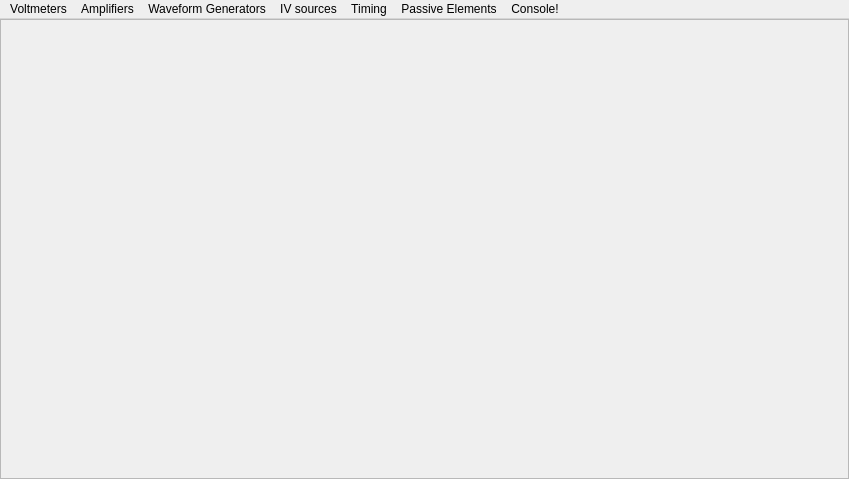
<?xml version="1.0" encoding="UTF-8"?>
<ui version="4.0">
 <class>MainWindow</class>
 <widget class="QMainWindow" name="MainWindow">
  <property name="windowModality">
   <enum>Qt::NonModal</enum>
  </property>
  <property name="geometry">
   <rect>
    <x>0</x>
    <y>0</y>
    <width>849</width>
    <height>479</height>
   </rect>
  </property>
  <property name="windowTitle">
   <string>Experiments</string>
  </property>
  <property name="styleSheet">
   <string notr="true"> QPushButton{ background-image: url(:/images/bt_01_off.png);}
 QPushButton:pressed {background-image:url(:/images/bt_01_on.png);}
QFrame{background-color: rgb(21, 107, 113);}

 QDockWidget {
     border: 1px solid lightgray;
 }

 QDockWidget::title {
     text-align: left; /* align the text to the left */
     background: lightgray;
     padding-left: 5px;
	height:6px;
 }

 QDockWidget::close-button, QDockWidget::float-button {
     border: 1px solid transparent;
     background: darkgray;
     padding: 0px;
 }

 QDockWidget::close-button:hover, QDockWidget::float-button:hover {
     background: gray;
 }

 QDockWidget::close-button:pressed, QDockWidget::float-button:pressed {
     padding: 1px -1px -1px 1px;
 }

QProgressBar {	border: 1px solid black;		text-align: top;
				padding: 1px;
				border-bottom-right-radius: 7px;
				border-bottom-left-radius: 7px;
				background: QLinearGradient( x1: 0, y1: 0, x2: 0, y2: 1,
				stop: 0 #fff,
				stop: 0.4999 #eee,
				stop: 0.5 #ddd,
				stop: 1 #eee );
				width: 15px;
				}

QProgressBar::chunk {
				background: QLinearGradient( x1: 0, y1: 0, x2: 0, y2: 1,
				stop: 0 #78d,
				stop: 0.4999 #46a,
				stop: 0.5 #45a,
				stop: 1 #238 );
				border-bottom-right-radius: 7px;
				border-bottom-left-radius: 7px;
				border: 1px solid black;
				}
			

border-color: rgb(29, 122, 162);
</string>
  </property>
  <property name="documentMode">
   <bool>false</bool>
  </property>
  <property name="dockOptions">
   <set>QMainWindow::AllowTabbedDocks|QMainWindow::AnimatedDocks</set>
  </property>
  <property name="unifiedTitleAndToolBarOnMac">
   <bool>false</bool>
  </property>
  <widget class="QWidget" name="centralwidget">
   <property name="sizePolicy">
    <sizepolicy hsizetype="Preferred" vsizetype="Preferred">
     <horstretch>0</horstretch>
     <verstretch>0</verstretch>
    </sizepolicy>
   </property>
   <layout class="QHBoxLayout" name="horizontalLayout_2">
    <property name="spacing">
     <number>0</number>
    </property>
    <property name="margin">
     <number>0</number>
    </property>
    <item>
     <widget class="QScrollArea" name="scrollArea">
      <property name="styleSheet">
       <string notr="true"/>
      </property>
      <property name="widgetResizable">
       <bool>true</bool>
      </property>
      <widget class="QWidget" name="scrollAreaWidgetContents_2">
       <property name="geometry">
        <rect>
         <x>0</x>
         <y>0</y>
         <width>847</width>
         <height>452</height>
        </rect>
       </property>
       <property name="sizePolicy">
        <sizepolicy hsizetype="Preferred" vsizetype="Expanding">
         <horstretch>0</horstretch>
         <verstretch>0</verstretch>
        </sizepolicy>
       </property>
       <layout class="QVBoxLayout" name="verticalLayout">
        <property name="spacing">
         <number>0</number>
        </property>
        <property name="margin">
         <number>0</number>
        </property>
        <item>
         <widget class="QSplitter" name="graph_splitter">
          <property name="orientation">
           <enum>Qt::Vertical</enum>
          </property>
         </widget>
        </item>
       </layout>
      </widget>
     </widget>
    </item>
   </layout>
  </widget>
  <widget class="QMenuBar" name="menuBar">
   <property name="geometry">
    <rect>
     <x>0</x>
     <y>0</y>
     <width>849</width>
     <height>25</height>
    </rect>
   </property>
   <widget class="QMenu" name="menuVoltmeters_2">
    <property name="title">
     <string>Voltmeters</string>
    </property>
    <addaction name="actionCH1meter"/>
    <addaction name="actionCH2meter"/>
    <addaction name="actionCH3meter"/>
    <addaction name="actionCH4meter"/>
    <addaction name="actionCH5meter"/>
    <addaction name="actionAll_of_Them"/>
   </widget>
   <widget class="QMenu" name="menuAmplifiers_2">
    <property name="title">
     <string>Amplifiers</string>
    </property>
    <addaction name="actionCH1"/>
    <addaction name="actionCH2"/>
    <addaction name="actionCH3"/>
    <addaction name="actionCH4"/>
    <addaction name="actionCH5"/>
   </widget>
   <widget class="QMenu" name="menuWaveform_Generators_2">
    <property name="title">
     <string>Waveform Generators</string>
    </property>
    <addaction name="actionSineWave"/>
   </widget>
   <widget class="QMenu" name="menuIV_sources">
    <property name="title">
     <string>IV sources</string>
    </property>
    <addaction name="actionPVS_1"/>
    <addaction name="actionPVS_2"/>
    <addaction name="actionPVS_3"/>
    <addaction name="actionPCS"/>
   </widget>
   <widget class="QMenu" name="menuPassive_Elements">
    <property name="title">
     <string>Passive Elements</string>
    </property>
    <addaction name="actionInductance"/>
   </widget>
   <widget class="QMenu" name="menuTiming">
    <property name="title">
     <string>Timing</string>
    </property>
    <addaction name="actionFrequency"/>
    <addaction name="actionR2R_time"/>
    <addaction name="actionF2F_time"/>
    <addaction name="actionPulse_Width"/>
    <addaction name="actionDuty_Cycle"/>
    <addaction name="actionHigh_Frequency"/>
   </widget>
   <widget class="QMenu" name="menuConsole">
    <property name="title">
     <string>Console!</string>
    </property>
    <addaction name="actionInsert_Console"/>
   </widget>
   <addaction name="menuVoltmeters_2"/>
   <addaction name="menuAmplifiers_2"/>
   <addaction name="menuWaveform_Generators_2"/>
   <addaction name="menuIV_sources"/>
   <addaction name="menuTiming"/>
   <addaction name="menuPassive_Elements"/>
   <addaction name="menuConsole"/>
  </widget>
  <action name="actionAdd_Button">
   <property name="text">
    <string>Insert Console</string>
   </property>
  </action>
  <action name="actionInsert_Console">
   <property name="text">
    <string>Insert Console</string>
   </property>
  </action>
  <action name="actionDigital_outputs">
   <property name="text">
    <string>digital outputs</string>
   </property>
  </action>
  <action name="actionCH1">
   <property name="text">
    <string>CH1</string>
   </property>
  </action>
  <action name="actionCH2">
   <property name="text">
    <string>CH2</string>
   </property>
  </action>
  <action name="actionCH3">
   <property name="text">
    <string>CH3</string>
   </property>
  </action>
  <action name="actionCH4">
   <property name="text">
    <string>CH4</string>
   </property>
  </action>
  <action name="actionCH5">
   <property name="text">
    <string>Sensors (CH5-CH9,PCS)</string>
   </property>
  </action>
  <action name="actionCH2meter">
   <property name="text">
    <string>CH2meter</string>
   </property>
  </action>
  <action name="actionCH3meter">
   <property name="text">
    <string>CH3meter</string>
   </property>
  </action>
  <action name="actionCH4meter">
   <property name="text">
    <string>CH4meter</string>
   </property>
  </action>
  <action name="actionCH5meter">
   <property name="text">
    <string>CH5meter</string>
   </property>
  </action>
  <action name="actionCH1meter">
   <property name="text">
    <string>CH1meter</string>
   </property>
  </action>
  <action name="actionAll_of_Them">
   <property name="text">
    <string>All</string>
   </property>
  </action>
  <action name="actionInductance">
   <property name="text">
    <string>Inductance</string>
   </property>
  </action>
  <action name="actionR2R_time">
   <property name="text">
    <string>R2R time</string>
   </property>
  </action>
  <action name="actionF2F_time">
   <property name="text">
    <string>F2F time</string>
   </property>
  </action>
  <action name="actionFrequency">
   <property name="text">
    <string>Frequency</string>
   </property>
  </action>
  <action name="actionPulse_Width">
   <property name="text">
    <string>Pulse Width</string>
   </property>
  </action>
  <action name="actionDuty_Cycle">
   <property name="text">
    <string>Duty Cycle</string>
   </property>
  </action>
  <action name="actionHigh_Frequency">
   <property name="text">
    <string>High Frequency</string>
   </property>
  </action>
  <action name="actionSineWave">
   <property name="text">
    <string>sine wave</string>
   </property>
  </action>
  <action name="actionPVS_1">
   <property name="text">
    <string>PVS 1</string>
   </property>
  </action>
  <action name="actionPVS_2">
   <property name="text">
    <string>PVS 2</string>
   </property>
  </action>
  <action name="actionPVS_3">
   <property name="text">
    <string>PVS 3</string>
   </property>
  </action>
  <action name="actionPCS">
   <property name="text">
    <string>PCS</string>
   </property>
  </action>
 </widget>
 <resources>
  <include location="jui.rc"/>
 </resources>
 <connections>
  <connection>
   <sender>actionInsert_Console</sender>
   <signal>triggered()</signal>
   <receiver>MainWindow</receiver>
   <slot>addConsole()</slot>
   <hints>
    <hint type="sourcelabel">
     <x>-1</x>
     <y>-1</y>
    </hint>
    <hint type="destinationlabel">
     <x>445</x>
     <y>248</y>
    </hint>
   </hints>
  </connection>
  <connection>
   <sender>actionCH1</sender>
   <signal>triggered()</signal>
   <receiver>MainWindow</receiver>
   <slot>widget_ch1()</slot>
   <hints>
    <hint type="sourcelabel">
     <x>-1</x>
     <y>-1</y>
    </hint>
    <hint type="destinationlabel">
     <x>410</x>
     <y>239</y>
    </hint>
   </hints>
  </connection>
  <connection>
   <sender>actionCH2</sender>
   <signal>triggered()</signal>
   <receiver>MainWindow</receiver>
   <slot>widget_ch2()</slot>
   <hints>
    <hint type="sourcelabel">
     <x>-1</x>
     <y>-1</y>
    </hint>
    <hint type="destinationlabel">
     <x>410</x>
     <y>239</y>
    </hint>
   </hints>
  </connection>
  <connection>
   <sender>actionCH3</sender>
   <signal>triggered()</signal>
   <receiver>MainWindow</receiver>
   <slot>widget_ch3()</slot>
   <hints>
    <hint type="sourcelabel">
     <x>-1</x>
     <y>-1</y>
    </hint>
    <hint type="destinationlabel">
     <x>410</x>
     <y>239</y>
    </hint>
   </hints>
  </connection>
  <connection>
   <sender>actionCH4</sender>
   <signal>triggered()</signal>
   <receiver>MainWindow</receiver>
   <slot>widget_ch4()</slot>
   <hints>
    <hint type="sourcelabel">
     <x>-1</x>
     <y>-1</y>
    </hint>
    <hint type="destinationlabel">
     <x>410</x>
     <y>239</y>
    </hint>
   </hints>
  </connection>
  <connection>
   <sender>actionCH5</sender>
   <signal>triggered()</signal>
   <receiver>MainWindow</receiver>
   <slot>widget_ch5()</slot>
   <hints>
    <hint type="sourcelabel">
     <x>-1</x>
     <y>-1</y>
    </hint>
    <hint type="destinationlabel">
     <x>410</x>
     <y>239</y>
    </hint>
   </hints>
  </connection>
  <connection>
   <sender>actionCH2meter</sender>
   <signal>triggered()</signal>
   <receiver>MainWindow</receiver>
   <slot>widget_volt2()</slot>
   <hints>
    <hint type="sourcelabel">
     <x>-1</x>
     <y>-1</y>
    </hint>
    <hint type="destinationlabel">
     <x>410</x>
     <y>239</y>
    </hint>
   </hints>
  </connection>
  <connection>
   <sender>actionCH3meter</sender>
   <signal>triggered()</signal>
   <receiver>MainWindow</receiver>
   <slot>widget_volt3()</slot>
   <hints>
    <hint type="sourcelabel">
     <x>-1</x>
     <y>-1</y>
    </hint>
    <hint type="destinationlabel">
     <x>410</x>
     <y>239</y>
    </hint>
   </hints>
  </connection>
  <connection>
   <sender>actionCH4meter</sender>
   <signal>triggered()</signal>
   <receiver>MainWindow</receiver>
   <slot>widget_volt4()</slot>
   <hints>
    <hint type="sourcelabel">
     <x>-1</x>
     <y>-1</y>
    </hint>
    <hint type="destinationlabel">
     <x>410</x>
     <y>239</y>
    </hint>
   </hints>
  </connection>
  <connection>
   <sender>actionCH5meter</sender>
   <signal>triggered()</signal>
   <receiver>MainWindow</receiver>
   <slot>widget_volt5()</slot>
   <hints>
    <hint type="sourcelabel">
     <x>-1</x>
     <y>-1</y>
    </hint>
    <hint type="destinationlabel">
     <x>410</x>
     <y>239</y>
    </hint>
   </hints>
  </connection>
  <connection>
   <sender>actionCH1meter</sender>
   <signal>triggered()</signal>
   <receiver>MainWindow</receiver>
   <slot>widget_volt1()</slot>
   <hints>
    <hint type="sourcelabel">
     <x>-1</x>
     <y>-1</y>
    </hint>
    <hint type="destinationlabel">
     <x>410</x>
     <y>239</y>
    </hint>
   </hints>
  </connection>
  <connection>
   <sender>actionAll_of_Them</sender>
   <signal>triggered()</signal>
   <receiver>MainWindow</receiver>
   <slot>widget_voltAll()</slot>
   <hints>
    <hint type="sourcelabel">
     <x>-1</x>
     <y>-1</y>
    </hint>
    <hint type="destinationlabel">
     <x>410</x>
     <y>239</y>
    </hint>
   </hints>
  </connection>
  <connection>
   <sender>actionSineWave</sender>
   <signal>triggered()</signal>
   <receiver>MainWindow</receiver>
   <slot>widget_sine()</slot>
   <hints>
    <hint type="sourcelabel">
     <x>-1</x>
     <y>-1</y>
    </hint>
    <hint type="destinationlabel">
     <x>410</x>
     <y>239</y>
    </hint>
   </hints>
  </connection>
  <connection>
   <sender>actionInductance</sender>
   <signal>triggered()</signal>
   <receiver>MainWindow</receiver>
   <slot>widget_inductance()</slot>
   <hints>
    <hint type="sourcelabel">
     <x>-1</x>
     <y>-1</y>
    </hint>
    <hint type="destinationlabel">
     <x>410</x>
     <y>239</y>
    </hint>
   </hints>
  </connection>
  <connection>
   <sender>actionFrequency</sender>
   <signal>triggered()</signal>
   <receiver>MainWindow</receiver>
   <slot>widget_freq()</slot>
   <hints>
    <hint type="sourcelabel">
     <x>-1</x>
     <y>-1</y>
    </hint>
    <hint type="destinationlabel">
     <x>410</x>
     <y>239</y>
    </hint>
   </hints>
  </connection>
  <connection>
   <sender>actionHigh_Frequency</sender>
   <signal>triggered()</signal>
   <receiver>MainWindow</receiver>
   <slot>widget_high_freq()</slot>
   <hints>
    <hint type="sourcelabel">
     <x>-1</x>
     <y>-1</y>
    </hint>
    <hint type="destinationlabel">
     <x>410</x>
     <y>239</y>
    </hint>
   </hints>
  </connection>
  <connection>
   <sender>actionR2R_time</sender>
   <signal>triggered()</signal>
   <receiver>MainWindow</receiver>
   <slot>widget_r2rtime()</slot>
   <hints>
    <hint type="sourcelabel">
     <x>-1</x>
     <y>-1</y>
    </hint>
    <hint type="destinationlabel">
     <x>410</x>
     <y>239</y>
    </hint>
   </hints>
  </connection>
  <connection>
   <sender>actionF2F_time</sender>
   <signal>triggered()</signal>
   <receiver>MainWindow</receiver>
   <slot>widget_f2ftime()</slot>
   <hints>
    <hint type="sourcelabel">
     <x>-1</x>
     <y>-1</y>
    </hint>
    <hint type="destinationlabel">
     <x>410</x>
     <y>239</y>
    </hint>
   </hints>
  </connection>
  <connection>
   <sender>actionPulse_Width</sender>
   <signal>triggered()</signal>
   <receiver>MainWindow</receiver>
   <slot>widget_pulse()</slot>
   <hints>
    <hint type="sourcelabel">
     <x>-1</x>
     <y>-1</y>
    </hint>
    <hint type="destinationlabel">
     <x>410</x>
     <y>239</y>
    </hint>
   </hints>
  </connection>
  <connection>
   <sender>actionDuty_Cycle</sender>
   <signal>triggered()</signal>
   <receiver>MainWindow</receiver>
   <slot>widget_dutycycle()</slot>
   <hints>
    <hint type="sourcelabel">
     <x>-1</x>
     <y>-1</y>
    </hint>
    <hint type="destinationlabel">
     <x>410</x>
     <y>239</y>
    </hint>
   </hints>
  </connection>
  <connection>
   <sender>actionPVS_1</sender>
   <signal>triggered()</signal>
   <receiver>MainWindow</receiver>
   <slot>widget_pvs1()</slot>
   <hints>
    <hint type="sourcelabel">
     <x>-1</x>
     <y>-1</y>
    </hint>
    <hint type="destinationlabel">
     <x>410</x>
     <y>239</y>
    </hint>
   </hints>
  </connection>
  <connection>
   <sender>actionPVS_2</sender>
   <signal>triggered()</signal>
   <receiver>MainWindow</receiver>
   <slot>widget_pvs2()</slot>
   <hints>
    <hint type="sourcelabel">
     <x>-1</x>
     <y>-1</y>
    </hint>
    <hint type="destinationlabel">
     <x>410</x>
     <y>239</y>
    </hint>
   </hints>
  </connection>
  <connection>
   <sender>actionPVS_3</sender>
   <signal>triggered()</signal>
   <receiver>MainWindow</receiver>
   <slot>widget_pvs3()</slot>
   <hints>
    <hint type="sourcelabel">
     <x>-1</x>
     <y>-1</y>
    </hint>
    <hint type="destinationlabel">
     <x>410</x>
     <y>239</y>
    </hint>
   </hints>
  </connection>
  <connection>
   <sender>actionPCS</sender>
   <signal>triggered()</signal>
   <receiver>MainWindow</receiver>
   <slot>widget_pcs()</slot>
   <hints>
    <hint type="sourcelabel">
     <x>-1</x>
     <y>-1</y>
    </hint>
    <hint type="destinationlabel">
     <x>410</x>
     <y>239</y>
    </hint>
   </hints>
  </connection>
 </connections>
 <slots>
  <slot>add_a_widget()</slot>
  <slot>addConsole()</slot>
  <slot>size(int,int)</slot>
  <slot>widget_ch1()</slot>
  <slot>widget_ch2()</slot>
  <slot>widget_ch3()</slot>
  <slot>widget_ch4()</slot>
  <slot>widget_ch5()</slot>
  <slot>widget_sine()</slot>
  <slot>widget_volt1()</slot>
  <slot>widget_volt2()</slot>
  <slot>widget_volt3()</slot>
  <slot>widget_volt4()</slot>
  <slot>widget_volt5()</slot>
  <slot>widget_voltAll()</slot>
  <slot>widget_inductance()</slot>
  <slot>widget_freq()</slot>
  <slot>widget_high_freq()</slot>
  <slot>widget_f2ftime()</slot>
  <slot>widget_r2rtime()</slot>
  <slot>widget_pulse()</slot>
  <slot>widget_dutycycle()</slot>
  <slot>widget_pvs1()</slot>
  <slot>widget_pvs2()</slot>
  <slot>widget_pvs3()</slot>
  <slot>widget_pcs()</slot>
 </slots>
</ui>
